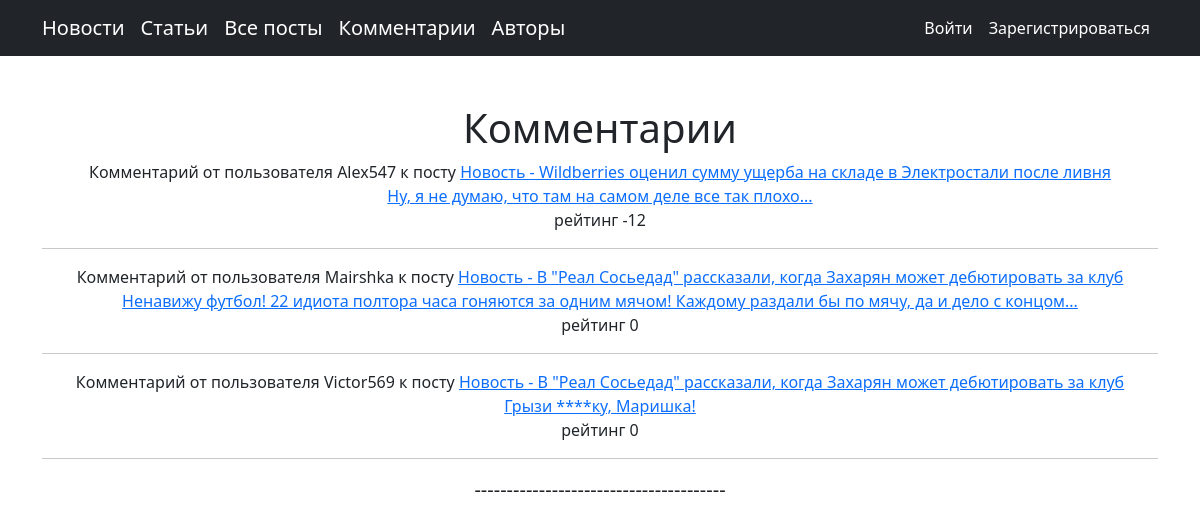
Page /comments/ on the committed database.
### newsportal/models.py (models this page shows, shortened)
class Comment(models.Model):
    post = models.ForeignKey(Post, on_delete=models.CASCADE)
    user = models.ForeignKey(User, on_delete=models.CASCADE)
    content = models.TextField()
    date_created = models.DateTimeField(auto_now_add=True)
    rating = models.SmallIntegerField(default=0)

class Post(models.Model):
    author = models.ForeignKey(Author, on_delete=models.CASCADE, verbose_name='Автор')
    type_post = models.CharField(max_length=1, choices=POSTS, verbose_name='Тип поста')
    time_created = models.DateTimeField(auto_now_add=True, verbose_name='Дата создания')
    category = models.ManyToManyField(Category, through="PostCategory", verbose_name='Категория')
    title =  models.CharField(max_length=255, verbose_name='Оглавление')
    content = models.TextField( verbose_name='Содержание')
    rating = models.SmallIntegerField(default=0, verbose_name='Рейтинг')
    def __str__(self):
        return f'{self.get_type_post_display()} - {self.title}'

### newsportal/views.py (the view)
# urls.py: path('comments/', comments, name='comments'),
def comments(request):
    comments = Comment.objects.all()
    context = {
        'title':'Комментарии',
        'comments':comments
    }
    return render(request, 'newsportal/comments.html', context)

### newsportal/templatetags/custom_filters.py (called while the page is built)
@register.filter()
def censor(value:str):
   swear_words = ('банан', 'морков', 'карто', 'броккол', 'ананас',
                  'Банан', 'Морков', 'Карто', 'Броккол', 'Ананас',)
   for word in swear_words:
      if word in value:
          value = value.replace(word, '****')
   return value

### newsportal/templates/newsportal/comments.html (shortened to what this page needs)
{% extends 'newsportal/default.html' %}
{% load custom_filters %}
{% block content %}
{% if comments %}
<h1>Комментарии</h1>
{% for comment in comments %}
Комментарий от пользователя {{ comment.user }} к посту
<a href="{% url 'showpost' comment.post.pk %}">{{ comment.post }}</a><br>
<a href="{% url 'showcomment' comment.pk %}">{{ comment.content|censor }}</a><br>
рейтинг {{ comment.rating }}<br>
<hr>
{% endfor %}
{% else %}
<h1>Комментариев нет</h1>
{% endif %}
{% endblock content %}

### rows in the picture
Comment: user "Alex547", post "Новость - Wildberries оценил сумму ущерба на складе в Электростали после ливня", content|censor "Ну, я не думаю, что там на самом деле все так плохо...", rating "-12"
Comment: user "Mairshka", post "Новость - В \"Реал Сосьедад\" рассказали, когда Захарян может дебютировать за клуб", content|censor "Ненавижу футбол! 22 идиота полтора часа гоняются за одним мячом! Каждому раздали бы по мячу, да и дело с концом...", rating "0"
Comment: user "Victor569", post "Новость - В \"Реал Сосьедад\" рассказали, когда Захарян может дебютировать за клуб", content|censor "Грызи ****ку, Маришка!", rating "0"
